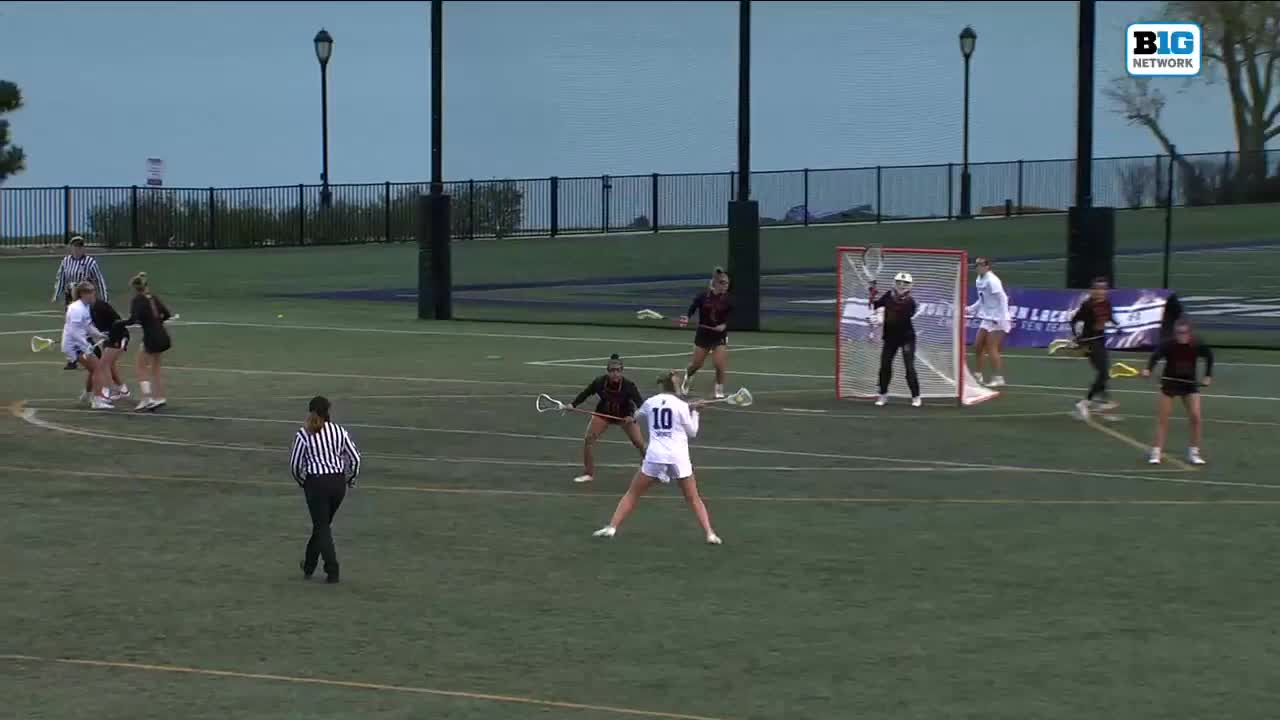
#> input picture detection/number_recog_test/womens_lax_test_data1/ezgif-frame-001.jpg, 1280 x 720 px, given in place of the camera
$ python colordetec.py
#> lines starting #> are read from the running program, lines starting #| are printed output that depends on the picture; after the words box and inside, x2 and y2 are one past the last pixel; in counts of white or black regions, pixels touching at a corner belong together
from collections import deque
from imutils.video import VideoStream
import numpy as np
import argparse
import cv2
import imutils
import time
import matplotlib.pyplot as plt


ap = argparse.ArgumentParser()
ap.add_argument("-v", "--video",
	help="path to the (optional) video file")
ap.add_argument("-b", "--buffer", type=int, default=64,
	help="max buffer size")
ap.add_argument("-dd","--depth",type=int, default=0,
	help="Depth data for calibration: Enter a 1 to collect data to csv file. Set to not use background subtraction mask")
ap.add_argument("-d", "--data", type=int, default=0,
	help="Record all position, velocity, and acceleration data. Enter a 1 to enable")
ap.add_argument("-p", "--plot", type=int, default=0,
	help="Create plot of the radius over time. Enter a 1 to enable")
args = vars(ap.parse_args())
def colordetec():

	# define the lower and upper boundaries of the "orange"
	# Orange Lower for Logitech webcam (0,210,255)
	# Orange upper for Logitech webcam (6,255,255)
	# Orange lower for ping pong testing (10, 149, 138)
	# Orange upper fo ping pong testing (18, 255, 255)
	orangeLower = (0,210,255)
	orangeUpper = (6,255,255)

	# Initialize the points queue
	pts = deque(maxlen=args["buffer"])
	pts_real = deque(maxlen=args["buffer"])
	vel = deque(maxlen=args["buffer"])
	accel = deque(maxlen=args["buffer"])
	# if a video path was not supplied, grab the reference
	# to the webcam
	if not args.get("video", False):
		vs = VideoStream(2).start()
	# otherwise, grab a reference to the video file
	else:
		vs = cv2.VideoCapture(args["video"])
	# allow the camera or video file to warm up
	time.sleep(2.0)

	w=0
	radius_list = []
	backsub = cv2.createBackgroundSubtractorMOG2(detectShadows=False)
	t_init = time.time()
	# keep looping
	while True:
		t0 = time.time()
		# grab the current frame
		frame = vs.read()
#> frame is the input picture: shape (720, 1280, 3); mean B, G, R 96.1, 97.2, 82.6
		# handle the frame from VideoCapture or VideoStream
		frame = frame[1] if args.get("video", False) else frame
		# if we are viewing a video and we did not grab a frame,
		# then we have reached the end of the video
		if frame is None:
			break

		# Convert frame to HSV color space. Possible frame resizing goes here too.
		hsv = cv2.cvtColor(frame, cv2.COLOR_BGR2HSV)
#> hsv: shape (720, 1280, 3); mean H, S, V 72.3, 60.6, 105

		# Get dimensions of the frame.  Operation performed for first frame only.
		while w == 0:
			fshape = frame.shape
			midy = int(fshape[0]/2)
			midx = int(fshape[1]/2)
			w = w+1
#> after the loop, w = 1

		# Create gridlines
		cv2.line(frame,(midx,0),(midx,fshape[0]),(0,0,255),2)
		cv2.line(frame,(0,midy),(fshape[1],midy),(0,0,255),2)
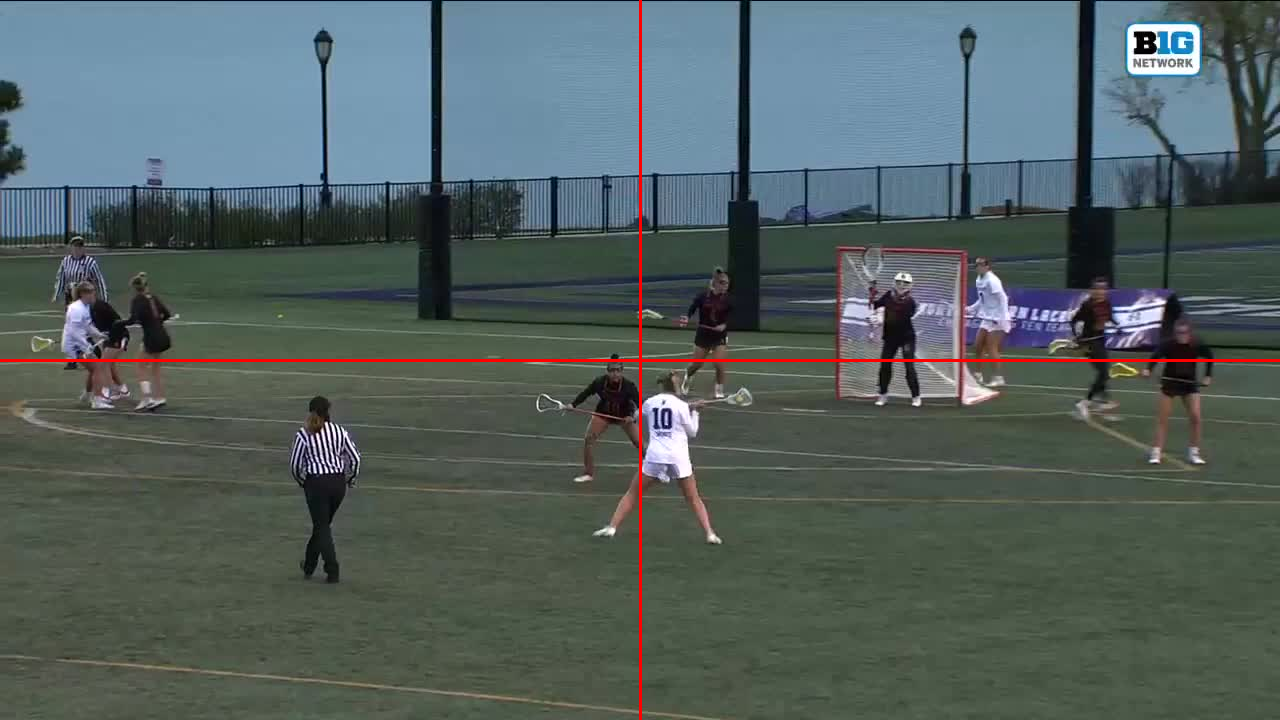
#> frame: shape (720, 1280, 3); mean B, G, R 95.5, 96.6, 83.7

		# construct a mask for the color "orange", then perform
		# a series of dilations and erosions to remove any small
		# blobs left in the mask
		mask = cv2.inRange(hsv, orangeLower, orangeUpper)
#> mask: shape (720, 1280); every value is 0
		submask = backsub.apply(frame)
#> submask: shape (720, 1280); every value is 255
		# mask = cv2.erode(mask, None, iterations=2)
		# mask = cv2.dilate(mask, None, iterations=2)

		# If collecting depth data only use the color mask. Otherwise do a bitwise and operation with the color mask and the background subtraction mask
		if args["depth"]:
			finalmask = mask
		else:
			finalmask = mask & submask

		# find contours in the mask and initialize the current
		# (x, y) center of the ball
		cnts = cv2.findContours(finalmask.copy(), cv2.RETR_EXTERNAL,
			cv2.CHAIN_APPROX_SIMPLE)
#> cnts = 0 contours
		cnts = imutils.grab_contours(cnts)
#> cnts = []
		center = None
		# only proceed if at least one contour was found
		if len(cnts) > 0:
			# find the largest contour in the mask, then use
			# it to compute the minimum enclosing circle and
			# centroid
			c = max(cnts, key=cv2.contourArea)

			((x, y), radius) = cv2.minEnclosingCircle(c)
			t_fin = time.time()

			# only proceed if the radius meets a minimum size
			if radius > 1:
				# draw the circle and centroid on the frame,
				# then update the list of tracked points
				cv2.circle(frame, (int(x), int(y)), int(radius),
					(0, 255, 255), 2)
			# update the points queue
			pts.appendleft(((int(x),int(y),radius)))
			if args["plot"]:
				radius_list.append((radius,t_fin-t_init))

		## Moving Robotic arm
		# Perhaps make a transform for the position of the ball on the screen to the position of the ball to the robot
		# First normalize the center quanities to start at the center of the image
		# The catcher should start off in the center of the goal

		# Transform from pixel space to real space
		if len(pts)>2:
			X_real = 5.7970*np.pi/np.arctan(pts[0][2]/(pts[0][0]-midx))/180
			Y_real = 5.8937*np.pi/np.arctan(pts[0][2]/(midy-pts[0][1]))/180
			Z_real = 100.1/pts[0][2] + 0.2939
			pts_real.appendleft((X_real,Y_real,Z_real,time.time()-t_init))

			# Derive Velocities
			if len(pts_real)>2 and (pts_real[0][3]!=pts_real[1][3]):
				Vx = (pts_real[0][0]-pts_real[1][0])/(pts_real[0][3]-pts_real[1][3])
				Vy = (pts_real[0][1]-pts_real[1][1])/(pts_real[0][3]-pts_real[1][3])
				Vz = (pts_real[0][2]-pts_real[1][2])/(pts_real[0][3]-pts_real[1][3])
			else:
				Vx = 0
				Vy = 0
				Vz = 0

			vel.appendleft((Vx,Vy,Vz,pts_real[0][3]))

			if len(vel)>2 and vel[0][3]!=vel[1][3]:
				Ax = (vel[0][0]-vel[1][0])/(vel[0][3]-vel[1][3])
				Ay = (vel[0][1]-vel[1][1])/(vel[0][3]-vel[1][3])
				Az = (vel[0][2]-vel[1][2])/(vel[0][3]-vel[1][3])
			else:
				Ax=0
				Ay=0
				Az=0

			accel.appendleft((Ax,Ay,Az,vel[0][3]))

			posstring = "X=%.3f, Y=%.3f, Z=%.3f" % (X_real,Y_real,Z_real)
			velstring = "Vx=%.3f, Vy=%.3f, Vz=%.3f" % (vel[0][0],vel[0][1],vel[0][2])
			accelstring = "Ax=%.3f, Ay=%.3f, Az=%.3f" % (accel[0][0],accel[0][1],accel[0][2])

			cv2.putText(frame,posstring,(50,25),cv2.FONT_HERSHEY_COMPLEX,.5,(0,255,0))
			cv2.putText(frame,velstring,(50,50),cv2.FONT_HERSHEY_COMPLEX,.5,(0,255,0))
			cv2.putText(frame,accelstring,(50,100),cv2.FONT_HERSHEY_COMPLEX,.5,(0,255,0))

			if args["data"]:
				f = open('alldata.csv','a')
				f.write(str(pts_real[0][0])+','+str(pts_real[0][1])+','+str(pts_real[0][2])+','+str(pts_real[0][3])+','+str(vel[0][0])+','+str(vel[0][1])+','+str(vel[0][2])+','+str(vel[0][3])+','+str(accel[0][0])+','+str(accel[0][1])+','+str(accel[0][2])+','+str(accel[0][3]))
				f.write('\n')
				f.close()

		# Calculate the FPS and print to frame
		t1 = time.time()
		FPS = "FPS:"+ str(int(1/(t1-t0)))
		cv2.putText(frame,FPS,(fshape[1]-100,50),cv2.FONT_HERSHEY_COMPLEX,.5,(0,255,0))
#> frame: shape (720, 1280, 3); 0.01% of pixels changed, all inside (x1, y1, x2, y2) = (1181, 40, 1225, 51)

		# Collect data in order to calibrate the range as a function of x, y, and r
		# Must have background subtraction turned off
		if args["depth"]:
			key = cv2.waitKey(1)
			if key == ord('a'):
				f = open('depth_data.csv','a')
				temp = input("Input the Z coordinate: ")
				f.write(str(pts[0][0]) + ',' + str(pts[0][1]) + ',' + str(pts[0][2])+ ',' + temp)
				f.write('\n')
				f.close()
				print('Data Recorded!\n')

		# show the frame to our screen
		cv2.imshow("Frame", frame)
		key = cv2.waitKey(1) & 0xFF
#> (key q is pressed here)
		# if the 'q' key is pressed, stop the loop
		if key == ord("q"):
			break

	# if we are not using a video file, stop the camera video stream
	if not args.get("video", False):
		vs.stop()
	# otherwise, release the camera
	else:
		vs.release()
	# close all windows
	cv2.destroyAllWindows()

	# Plot the radius over time
	if args["plot"]:
		for i in radius_list:
			plt.plot(i[1],i[0],'ro')
		plt.title('Radius over time')
		plt.grid()
		plt.show()


	return(pts)

colordetec()

$ run again, on detection/number_recog_test/womens_lax_test_data1/ezgif-frame-004.jpg
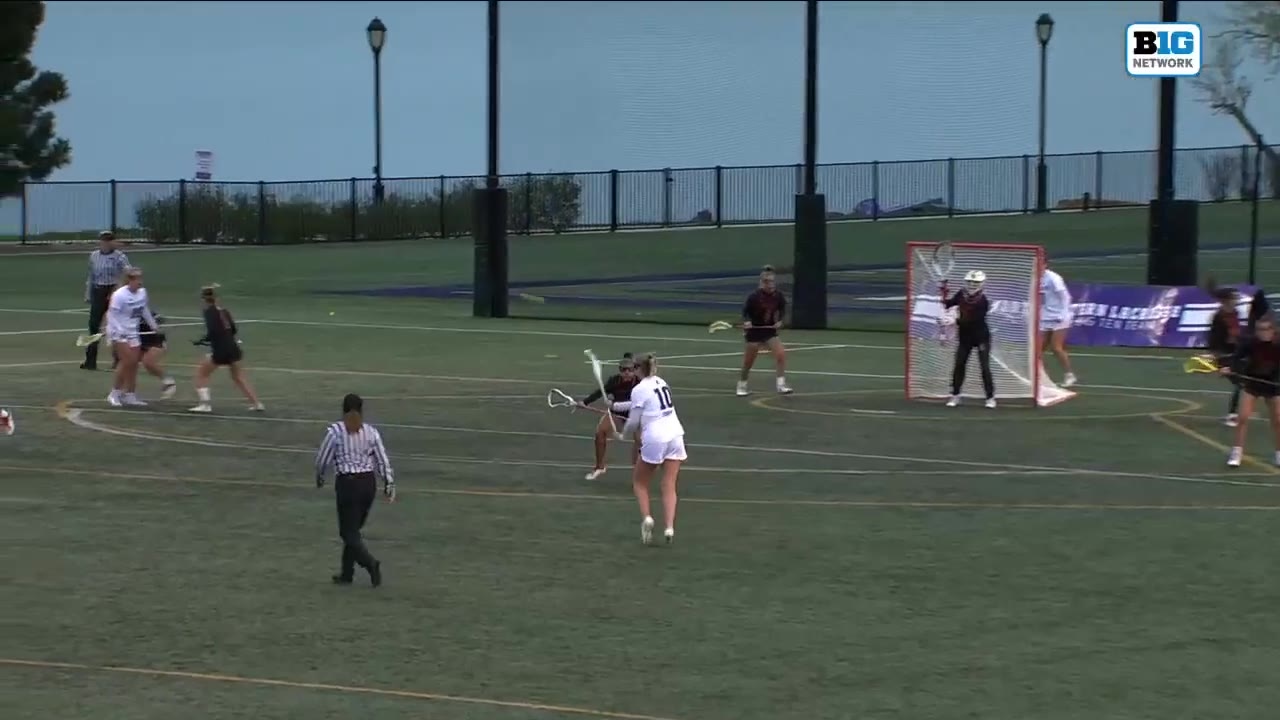
#> input picture detection/number_recog_test/womens_lax_test_data1/ezgif-frame-004.jpg, 1280 x 720 px, given in place of the camera
#> in colordetec, frame is the input picture: shape (720, 1280, 3); mean B, G, R 96.4, 97.5, 83.2
#> hsv: shape (720, 1280, 3); mean H, S, V 71.7, 59.4, 105.3
#> in colordetec, `cv2.line(frame,(0,midy),(fshape[1],midy),(0,0,255),2)`:
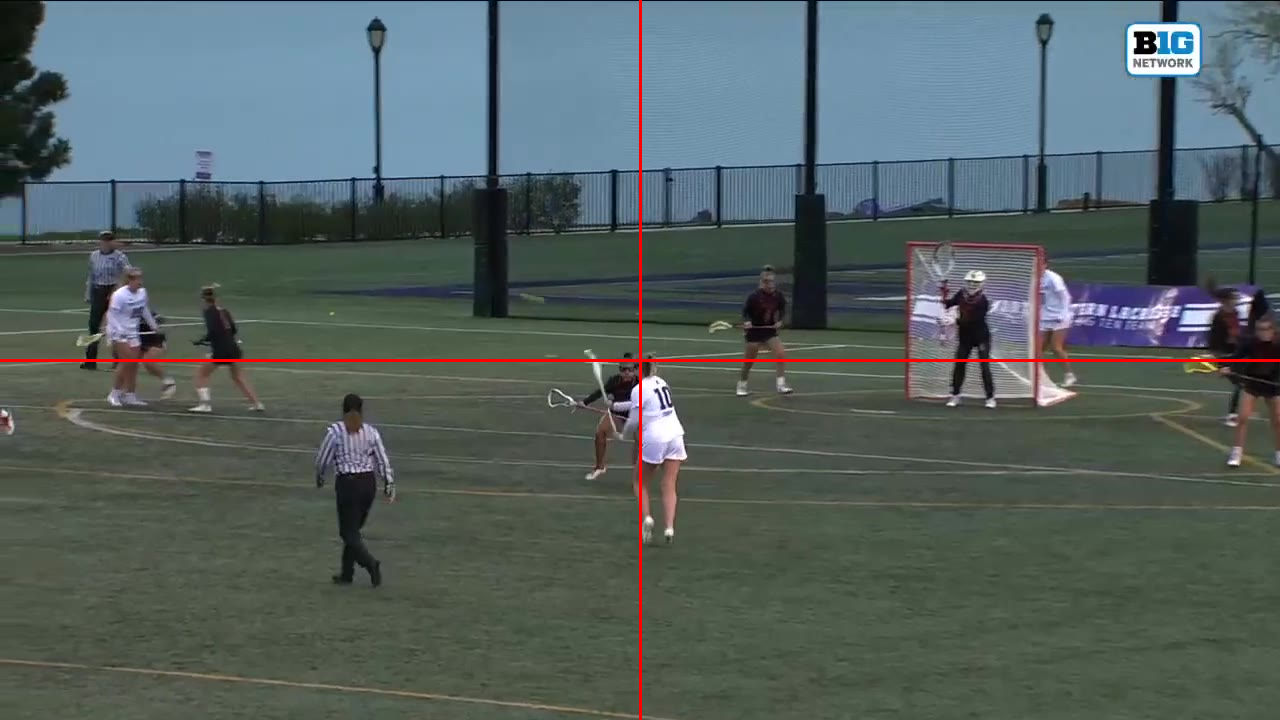
#> frame: shape (720, 1280, 3); mean B, G, R 95.9, 96.8, 84.3
#> mask: shape (720, 1280); every value is 0
#> submask: shape (720, 1280); every value is 255
#> in colordetec, `cnts = cv2.findContours(finalmask.copy(), cv2.RETR_EXTERNAL, cv2.CHAIN..`: cnts = 0 contours
#> in colordetec, `cnts = imutils.grab_contours(cnts)`: cnts = []
